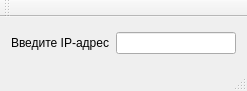
<?xml version="1.0" encoding="UTF-8"?>
<ui version="4.0">
 <class>MainWindow</class>
 <widget class="QMainWindow" name="MainWindow">
  <property name="geometry">
   <rect>
    <x>0</x>
    <y>0</y>
    <width>247</width>
    <height>91</height>
   </rect>
  </property>
  <property name="sizePolicy">
   <sizepolicy hsizetype="Fixed" vsizetype="Fixed">
    <horstretch>0</horstretch>
    <verstretch>0</verstretch>
   </sizepolicy>
  </property>
  <property name="windowTitle">
   <string>LineEdit для IP-адреса</string>
  </property>
  <widget class="QWidget" name="centralWidget">
   <property name="sizePolicy">
    <sizepolicy hsizetype="Fixed" vsizetype="Fixed">
     <horstretch>0</horstretch>
     <verstretch>0</verstretch>
    </sizepolicy>
   </property>
   <layout class="QGridLayout" name="gridLayout">
    <item row="0" column="0">
     <widget class="QLabel" name="label">
      <property name="text">
       <string>Введите IP-адрес</string>
      </property>
     </widget>
    </item>
    <item row="0" column="1">
     <widget class="QLineEdit" name="lineEdit"/>
    </item>
   </layout>
  </widget>
  <widget class="QMenuBar" name="menuBar">
   <property name="geometry">
    <rect>
     <x>0</x>
     <y>0</y>
     <width>247</width>
     <height>21</height>
    </rect>
   </property>
  </widget>
  <widget class="QToolBar" name="mainToolBar">
   <attribute name="toolBarArea">
    <enum>TopToolBarArea</enum>
   </attribute>
   <attribute name="toolBarBreak">
    <bool>false</bool>
   </attribute>
  </widget>
  <widget class="QStatusBar" name="statusBar"/>
 </widget>
 <layoutdefault spacing="6" margin="11"/>
 <resources/>
 <connections/>
</ui>
